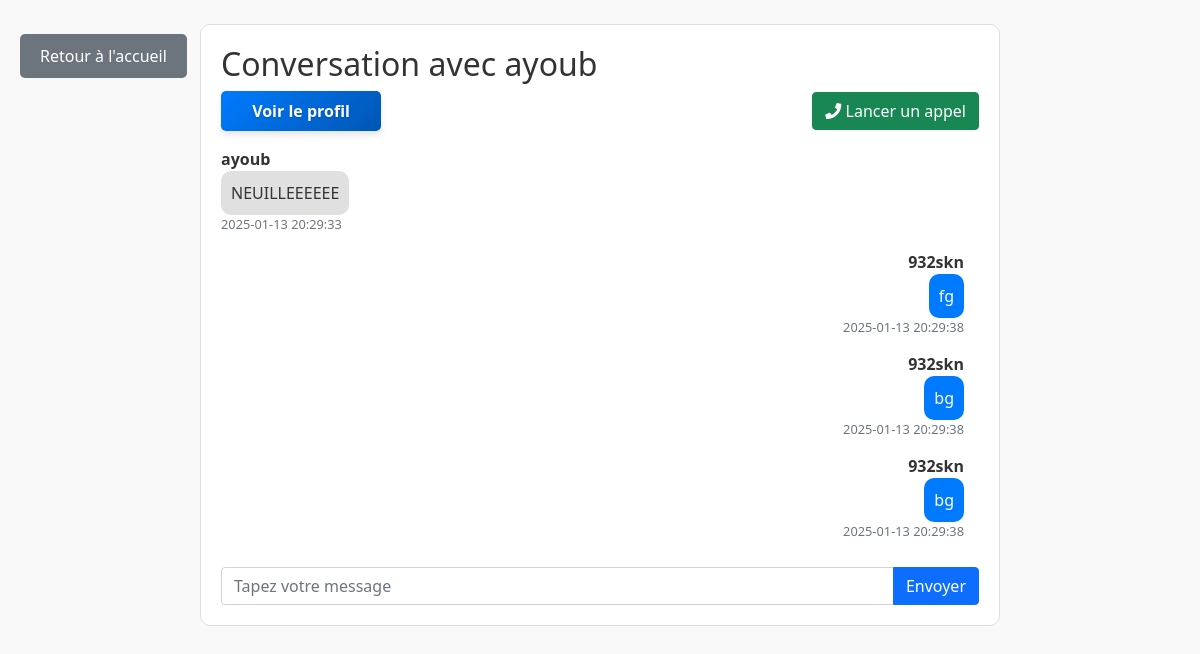
Screenshot of /conversation/5 (signed in) with the database file from the repository.
### models.py (models this page shows)
class User(UserMixin, db.Model):
    id = db.Column(db.Integer, primary_key=True)
    username = db.Column(db.String(150), unique=True, nullable=False)
    email = db.Column(db.String(150), unique=True, nullable=False)  # Nouveau champ
    phone_number = db.Column(db.String(20), unique=True, nullable=False)  # Nouveau champ
    password = db.Column(db.String(150), nullable=False)
    profile_picture = db.Column(db.String(200))
    bio = db.Column(db.Text)
    is_active = db.Column(db.Boolean, default=True)

class Message(db.Model):
    id = db.Column(db.Integer, primary_key=True)
    conversation_id = db.Column(db.Integer, db.ForeignKey('conversation.id'), nullable=True)  # Message privé
    group_id = db.Column(db.Integer, db.ForeignKey('group.id'), nullable=True)  # Message de groupe
    sender_id = db.Column(db.Integer, db.ForeignKey('user.id'), nullable=False)
    content = db.Column(db.String(500), nullable=False)
    is_read = db.Column(db.Boolean, default=False)
    timestamp = db.Column(db.DateTime, default=db.func.current_timestamp())
    sender = db.relationship('User', foreign_keys=[sender_id])
    conversation = db.relationship('Conversation', foreign_keys=[conversation_id])
    group = db.relationship('Group', foreign_keys=[group_id])

### app.py (the view, shortened to what this page needs)
@app.route('/conversation/<int:conversation_id>', methods=['GET', 'POST'])
@login_required
def conversation(conversation_id):
    conversation = db.session.get(Conversation, conversation_id)
    if not conversation:
        return "Erreur : Cette conversation n'existe pas.", 404
    if not (conversation.user_1_id == current_user.id or conversation.user_2_id == current_user.id):
        return "Erreur : Vous n'avez pas accès à cette conversation.", 403
    unread_messages = Message.query.filter_by(conversation_id=conversation.id, is_read=False).all()
    for msg in unread_messages:
        if msg.sender_id != current_user.id:
            msg.is_read = True
    db.session.commit()
    messages = Message.query.filter_by(conversation_id=conversation.id).order_by(Message.timestamp).all()
    unread_count = Message.query.filter_by(conversation_id=conversation.id, is_read=False).count()
    return render_template(
        'conversation.html',
        conversation=conversation,
        messages=messages,
        unread_count=unread_count,  # Passez le nombre de messages non lus à la page
        current_user=current_user  # Passer explicitement current_user
    )

### app.py (called while the page is built)
@login_manager.user_loader
def load_user(user_id):
    return db.session.get(User, int(user_id))  # Correctif pour éviter LegacyAPIWarning

@app.context_processor
def inject_profile_picture():
    def get_profile_picture(user):
        if user.profile_picture and os.path.exists(user.profile_picture):
            return url_for('static', filename=f"photos_profil/{os.path.basename(user.profile_picture)}")
        return url_for('static', filename='icone-profil-avatar-par-defaut-image-utilisateur-medias-sociaux-icone-avatar-gris-silhouette-profil-vierge-illustration-vectorielle_561158-3467.avif')
    return dict(get_profile_picture=get_profile_picture)

### templates/conversation.html (shortened to what this page needs)
<!DOCTYPE html>
<html lang="fr">
<head>
    <link href="https://cdn.jsdelivr.net/npm/bootstrap@5.1.3/dist/css/bootstrap.min.css" rel="stylesheet">
    <link rel="stylesheet" href="https://cdnjs.cloudflare.com/ajax/libs/font-awesome/5.15.4/css/all.min.css">
</head>
<body>
    <div class="container mt-4" style="position: relative;">
        <a href="{{ url_for('index') }}" class="btn btn-secondary btn-back">Retour à l'accueil</a>
        <div class="chat-container">
            <h2>
                {% if conversation.user_2.is_active == False or conversation.user_1.is_active == False %}
                    <span>Utilisateur désactivé</span>
                {% else %}
                    Conversation avec {{ conversation.user_2.username if conversation.user_1.id == current_user.id else conversation.user_1.username }}
                {% endif %}
            </h2>
            <div class="d-flex justify-content-between align-items-center mb-3">
                <a href="{{ url_for('view_profile', user_id=(conversation.user_2.id if conversation.user_1.id == current_user.id else conversation.user_1.id)) }}" class="btn btn-info">
                    Voir le profil
                </a>
                {% if conversation.user_2.is_active and conversation.user_1.is_active %}
                    <a href="{{ url_for('call_user', user_id=(conversation.user_2.id if conversation.user_1.id == current_user.id else conversation.user_1.id)) }}" class="btn btn-success">
                        <i class="fas fa-phone"></i> Lancer un appel
                    </a>
                {% endif %}
            </div>
            <div class="message-list" id="messageList">
                {% for message in messages %}
                    <div class="message {{ 'sent' if message.sender.id == current_user.id else 'received' }}">
                        <div class="username">{{ message.sender.username if message.sender.is_active else 'Utilisateur désactivé' }}</div>
                        <div class="content">{{ message.content }}</div>
                        <div class="timestamp text-muted" style="font-size: 0.8em;">{{ message.timestamp }}</div>
                    </div>
                {% endfor %}
            </div>
            {% if conversation.user_2.is_active and conversation.user_1.is_active %}
                <form id="messageForm" class="input-group">
                    <input type="text" id="messageInput" name="content" class="form-control" placeholder="Tapez votre message" required>
                    <button type="submit" class="btn btn-primary">Envoyer</button>
                </form>
            {% else %}
                <p class="text-danger">Vous ne pouvez pas envoyer de messages à un utilisateur désactivé.</p>
            {% endif %}
        </div>
    </div>
</body>
</html>

### templates/conversation.html (style rules this page uses)
body { font-family: 'Segoe UI', Tahoma, Geneva, Verdana, sans-serif; background-color: #f9f9f9; margin: 0; padding: 0; color: #333; transition: background-color 0.3s ease, color 0.3s ease; }
.chat-container { margin: auto; max-width: 800px; border: 1px solid #ddd; border-radius: 10px; padding: 20px; background-color: #fff; transition: background-color 0.3s ease; }
.message-list { max-height: 400px; overflow-y: auto; margin-bottom: 20px; padding-right: 15px; box-sizing: content-box; }
.message { margin-bottom: 15px; }
.message.sent { text-align: right; }
.message.received { text-align: left; }
.message .username { font-weight: bold; }
.message .content { display: inline-block; padding: 10px; border-radius: 10px; background-color: #e0e0e0; transition: background-color 0.3s ease; }
.message.sent .content { background-color: #007bff; color: white; }
.message.received .content { background-color: #e0e0e0; }
.btn-back { position: absolute; top: 10px; left: -10px; padding: 10px 20px; background-color: #6c757d; color: white; border: none; border-radius: 5px; text-decoration: none; }
.btn-info { position: relative; padding: 8px 20px; font-size: 1rem; font-weight: bold; background: linear-gradient(135deg, #007bff, #0056b3); border: none; border-radius: 5px; color: white; text-shadow: 0 1px 2px rgba(0, 0, 0, 0.2); transition: all 0.3s ease; box-shadow: 0 4px 6px rgba(0, 0, 0, 0.1); width: 100%; max-width: 160px; display: block; }

### rows the page displays
User: user_2 "ayoub"
Message: sender "ayoub", content "NEUILLEEEEEE", timestamp "2025-01-13 20:29:33"
Message: sender "932skn", content "fg", timestamp "2025-01-13 20:29:38"
Message: sender "932skn", content "bg", timestamp "2025-01-13 20:29:38"
Message: sender "932skn", content "bg", timestamp "2025-01-13 20:29:38"
